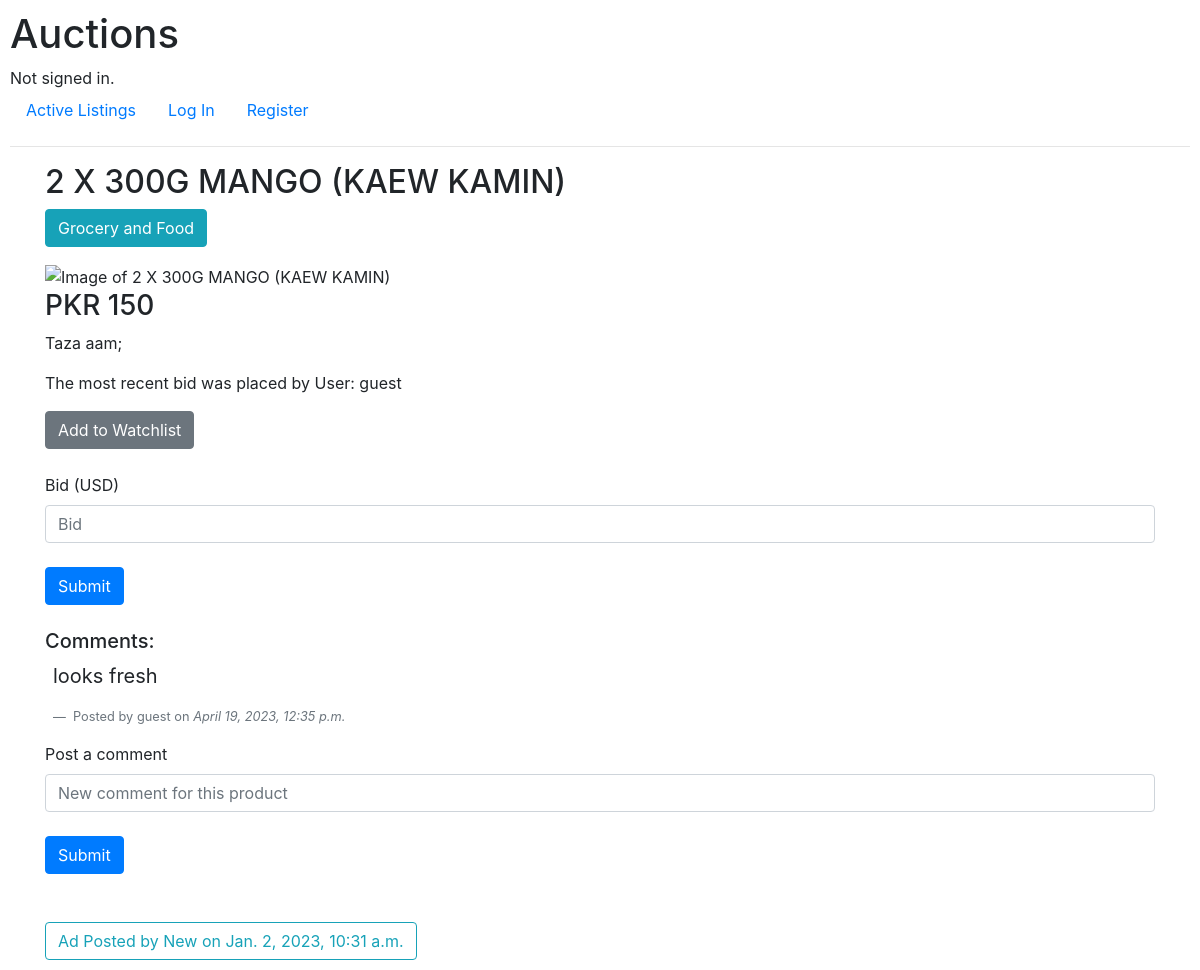
Screenshot of /listing/8 with the database file from the repository.
### auctions/models.py (models this page shows, shortened)
class Auction(models.Model):
    seller = models.CharField(max_length=64,default=None)
    item = models.CharField(max_length=64)
    description = models.TextField()
    bid = models.IntegerField()
    category = models.CharField(max_length=64)
    posted_on = models.DateTimeField(auto_now_add=True)
    image = models.CharField(max_length=300)
    active = models.BooleanField(default=True)

class Comment(models.Model):
    item_id = models.IntegerField()
    user = models.CharField(max_length=64)
    comment = models.TextField()
    time = models.DateTimeField(auto_now_add=True)

### auctions/views.py (the view)
# urls.py: path("listing/<int:id>", views.listing, name="listing"),
def listing(request, id):
    authority = canClose(request, id)
    watch = flag_watchlisted(request, id)
    if request.method == "POST":
        if "bid" in request.POST:
            offer = int(request.POST["bid"])
            if offer <= int(Auction.objects.get(id=id).bid):
                return render(request, "auctions/listing.html", {
                    'product': Auction.objects.get(id=id),
                    'watch': watch,
                    'authority': authority,
                    'warning': "Your bid must be higher than the current bid."})
            else:
                Bid.objects.filter(item_id=id).delete()
                new = Bid()
                new.user = request.user.username
                new.item_id = id
                new.bid = request.POST["bid"]
                new.save()
                Auction.objects.filter(id=id).update(bid=request.POST["bid"])
                return HttpResponseRedirect(reverse("listing", args=(id,)))
        if "comment" in request.POST:
            print("yes 1")
            new = Comment()
            new.user = request.user.username
            new.item_id = id
            new.comment = request.POST["comment"]
            new.save()
            return HttpResponseRedirect(reverse("listing", args=(id,)))
    else:
        if Bid.objects.filter(item_id=id).exists():
            b = Bid.objects.latest('id')
            user = str(b.user)
            message = "The most recent bid was placed by User: " + user
        else:
            message = "No bids have been placed yet."
        if Comment.objects.filter(item_id=id).exists():
            comments = Comment.objects.filter(item_id=id)
        else:
            print("problematic")
            comments = None
        return render(request, "auctions/listing.html",{
            'product': Auction.objects.get(id=id),
            'watch': watch,
            'authority': authority,
            'message':message,
            'comments': comments})

### auctions/views.py (called while the page is built)
def flag_watchlisted(request, item_id):
    if request.user.is_authenticated:
        watchlist = Watchlist.objects.filter(user=request.user.username, item_id=item_id)
        if watchlist:
            return True
        return False
    return False

def canClose(request, item_id):
    if request.user.is_authenticated:
        if Auction.objects.filter(id=item_id).exists():
            item = Auction.objects.get(id=item_id)
            if item.seller == request.user.username:
                return True
    return False

### auctions/templates/auctions/listing.html (shortened to what this page needs)
{% extends "auctions/layout.html" %}
{% block body %}
    <div class="container-md">
    <h2>{{ product.item }} </h2>
    <p class="btn btn-info"> {{ product.category }}</p>
    <div>
        <image src="{{ product.image }}" alt="Image of {{ product.item }}" width="400" height="350">
        <h3> PKR {{ product.bid }}</h3>
        <p> {{ product.description }}</p>
        <div>
            {% if message %}
            <p>{{ message }}</p>
            {% endif %}
        </div>
    </div>
    {% if product.active %}
        <div>
            {% if watch %}
                <a href="{% url 'watchlist' product.id %}" class="btn btn-warning"> Remove from Watchlist</a>
            {% else %}
            <a href="{% url 'watchlist' product.id %}" class="btn btn-secondary"> Add to Watchlist</a>
            {% endif %}
        </div>
        <div class="mt-4">
            <form action="{% url 'listing' product.id %}" method="post">
                <label for="bid">Bid (USD)</label>
                <input type="number" class="form-control" name="bid" placeholder="Bid">
                <input type="submit" class="mt-4 btn btn-primary">
            </form>
        </div>
        <div class="mt-4">
            {% if comments %}
            <h5> Comments:</h5>
            <div class="m-2">
            {% for comment in comments %}
            <figure>
                <blockquote class="blockquote">
                <p> {{ comment.comment }} </p>
                </blockquote>
                <figcaption class="blockquote-footer">
                Posted by {{ comment.user }} on <cite title="Source Title">{{ comment.time }}</cite>
                </figcaption>
            </figure>
            {% endfor %}
            </div>
            {% endif %}
            <div>
                <form action="{% url 'listing' product.id %}" method="post">
                        <label for="Comment">Post a comment</label>
                        <input type="text" class="form-control" name="comment" placeholder="New comment for this product">
                        <input type="submit" class="mt-4 btn btn-primary">
                    </form>
            </div>
        </div>
    {% else %}
        {% if authority %}
            <p>Congratulations, you have won bid for this product and secured {{ product.bid }} bucks!</p>
        {% endif %}
    {% endif %}
    <div class="btn btn-outline-info mt-4">
        Ad Posted by {{ product.seller }} on {{ product.posted_on }}
    </div>
    </div>
{% endblock %}

### auctions/templates/auctions/layout.html (shortened to what this page needs)
{% load static %}
<!DOCTYPE html>
<html lang="en">
    <head>
        <link rel="stylesheet" href="https://stackpath.bootstrapcdn.com/bootstrap/4.4.1/css/bootstrap.min.css">
        <link href="{% static 'auctions/styles.css' %}" rel="stylesheet">
    </head>
    <body>
        <h1>Auctions</h1>
        <div>
            {% if user.is_authenticated %}
                Signed in as <strong>{{ user.username }}</strong>.
            {% else %}
                Not signed in.
            {% endif %}
        </div>
        <ul class="nav">
            <li class="nav-item">
                <a class="nav-link" href="{% url 'index' %}">Active Listings</a>
            </li>
            {% if user.is_authenticated %}
                <li class="nav-item">
                    <a class="nav-link" href="{% url 'logout' %}">Log Out</a>
                </li>
                <li class="nav-item">
                    <a class="nav-link" href="{% url 'create' %}">Create Listing</a>
                </li>
                <li class="nav-item">
                    <a class="nav-link" href="{% url 'categories' 0 %}">Categories</a>
                </li>
                <li class="nav-item">
                    <a class="nav-link" href="{% url 'watchlist' 0 %}">Watchlist</a>
                </li>
            {% else %}
                <li class="nav-item">
                    <a class="nav-link" href="{% url 'login' %}">Log In</a>
                </li>
                <li class="nav-item">
                    <a class="nav-link" href="{% url 'register' %}">Register</a>
                </li>
            {% endif %}
        </ul>
        <hr>
        {% block body %}
        {% endblock %}
    </body>
</html>

### auctions/static/auctions/styles.css (style rules this page uses)
body { padding: 10px; }

### rows the page displays
Auction: item "2 X 300G MANGO (KAEW KAMIN)", category "Grocery and Food", bid "150", description "Taza aam;", seller "New", posted_on "Jan. 2, 2023, 10:31 a.m."
Comment: comment "looks fresh", user "guest", time "April 19, 2023, 12:35 p.m."

### other values shown
{{ message }} "The most recent bid was placed by User: guest"
